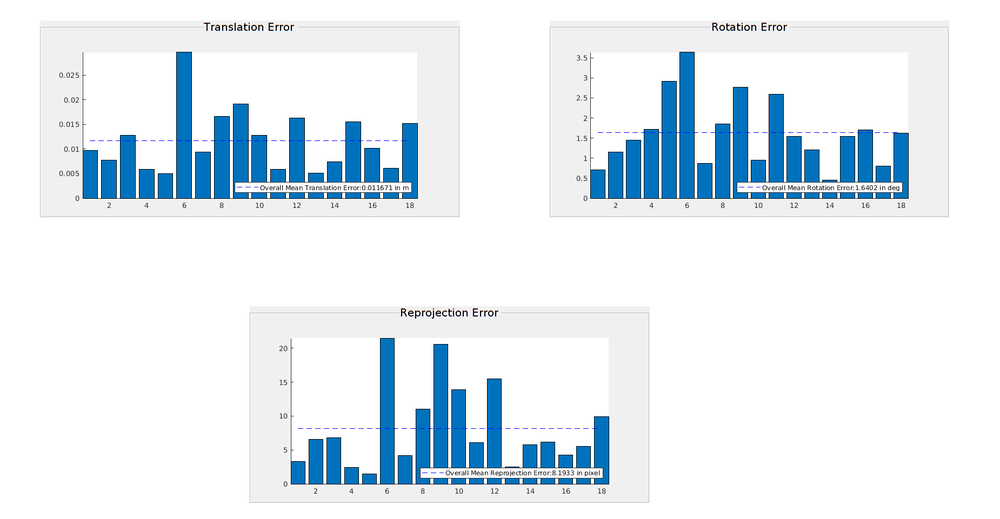
%> input picture errors.png, 1000 x 519 px, shrunk from 1850 x 961 before the run
$ octave --eval "result = localCornerImageProcessing(imread('errors.png'));"   (GNU Octave 9; MATLAB toolbox functions it lacks are replaced by stand-ins)
%> lines starting %> are read from the running program, lines starting %| are printed output that depends on the picture
function corner = localCornerImageProcessing(im)
    im_gray = im2gray(im);
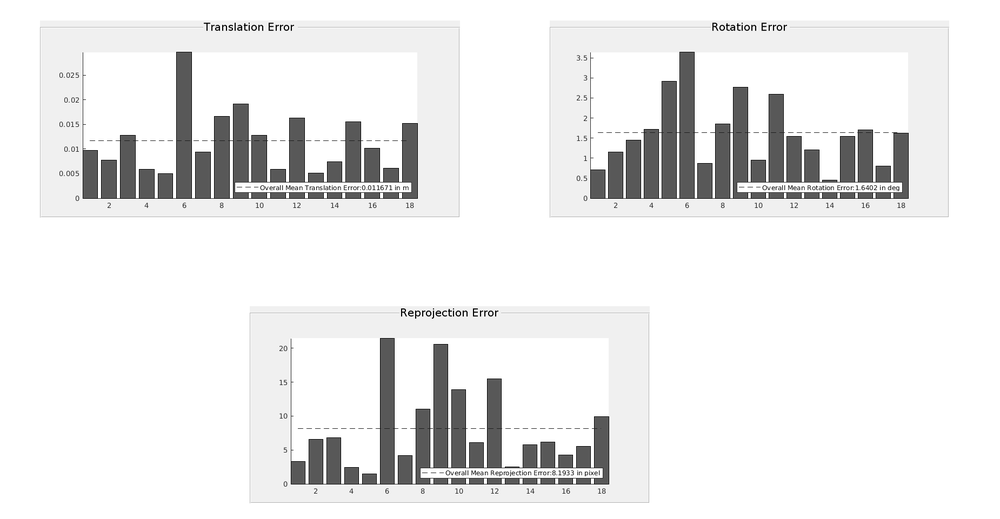
%> im_gray: size 519x1000 uint8; min 0, max 255, mean 235.6
    J = medfilt2(im_gray,[5,5]);
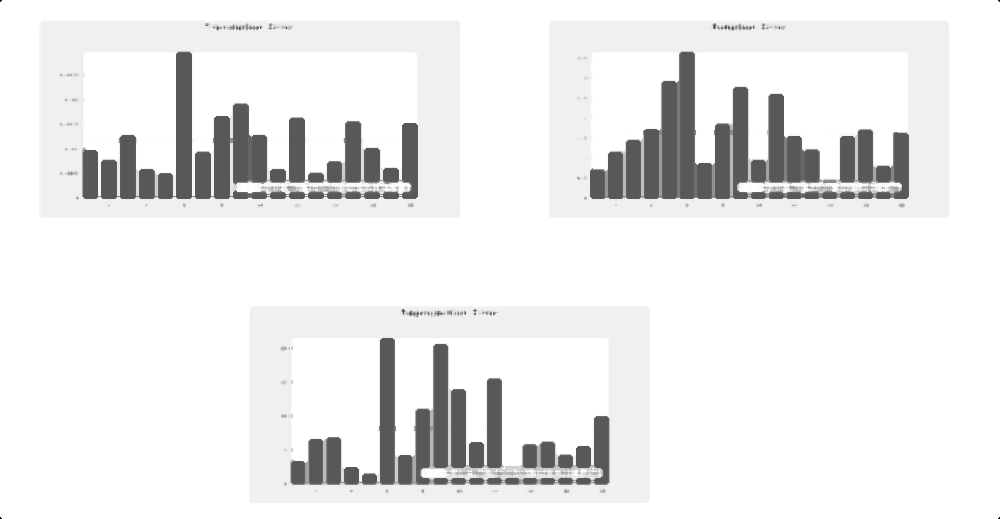
%> J: size 519x1000 uint8; min 0, max 255, mean 236.4
    % T = adaptthresh(J, 0.4);
    bw = edge(J,'log');
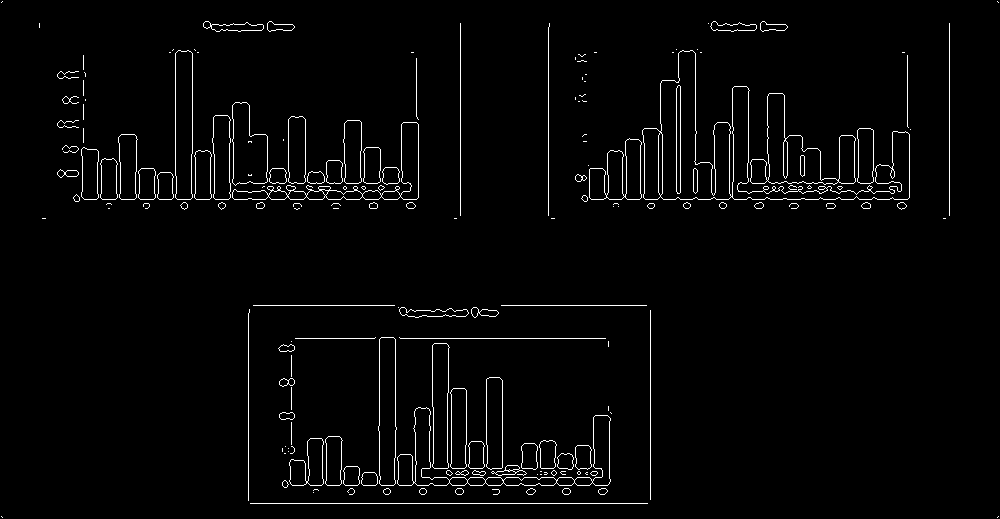
%> bw: size 519x1000 logical; 2.4% white in thin lines or dots
    imshow(bw);
    corner = 1;
end
